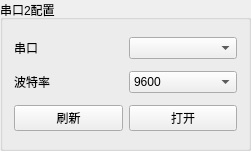
   <widget class="QGroupBox" name="serialPort2_GroupBox">
    <property name="geometry">
     <rect>
      <x>340</x>
      <y>20</y>
      <width>251</width>
      <height>151</height>
     </rect>
    </property>
    <property name="title">
     <string>串口2配置</string>
    </property>
    <layout class="QGridLayout" name="gridLayout_2">
     <item row="0" column="0">
      <widget class="QLabel" name="label_3">
       <property name="text">
        <string>串口</string>
       </property>
      </widget>
     </item>
     <item row="0" column="1">
      <widget class="QComboBox" name="serialPort2_ComboBox"/>
     </item>
     <item row="1" column="0">
      <widget class="QLabel" name="label_4">
       <property name="text">
        <string>波特率</string>
       </property>
      </widget>
     </item>
     <item row="1" column="1">
      <widget class="QComboBox" name="baud2_ComboBox">
       <item>
        <property name="text">
         <string>9600</string>
        </property>
       </item>
       <item>
        <property name="text">
         <string>115200</string>
        </property>
       </item>
      </widget>
     </item>
     <item row="2" column="0">
      <widget class="QPushButton" name="flushSerialPort2_Btn">
       <property name="text">
        <string>刷新</string>
       </property>
      </widget>
     </item>
     <item row="2" column="1">
      <widget class="QPushButton" name="openSerialPort2_Btn">
       <property name="text">
        <string>打开</string>
       </property>
      </widget>
     </item>
    </layout>
   </widget>
